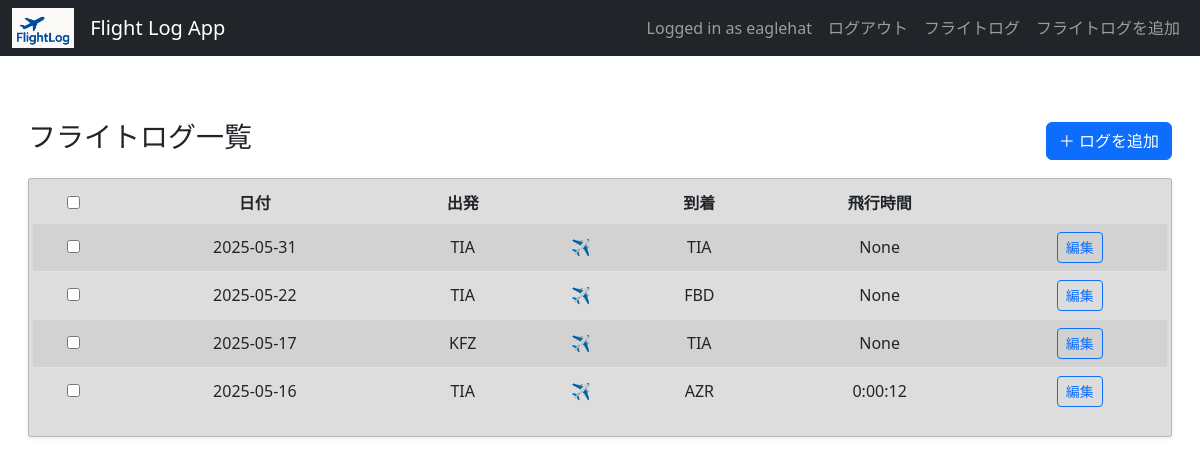
Page / (signed in) on the earlier database version.
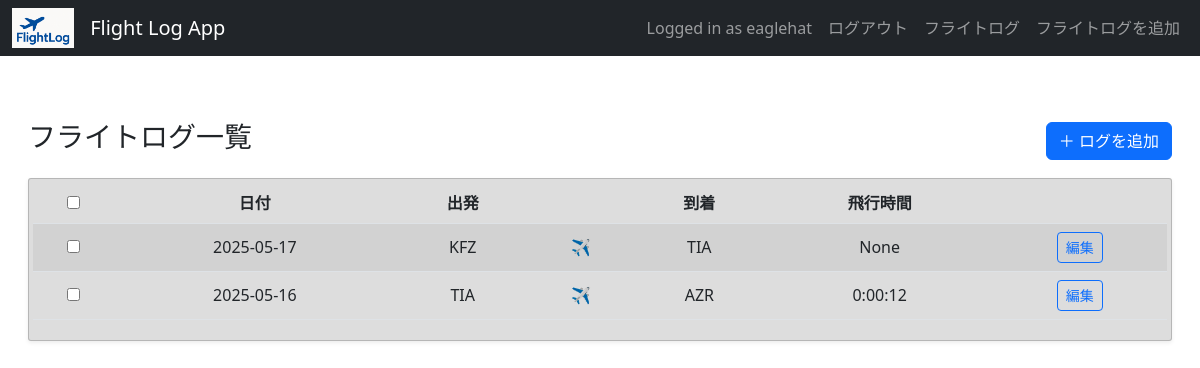
Same page on the later database version.
### flightlog/models.py (models this page shows, shortened)
class FlightLog(models.Model):
    user = models.ForeignKey(User, on_delete=models.CASCADE)
    date = models.DateField()
    departure_country = models.CharField(max_length=100, blank=True)
    departure = models.CharField(max_length=100)
    arrival_country = models.CharField(max_length=100, blank=True)
    arrival = models.CharField(max_length=100)
    aircraft_type = models.CharField(max_length=50)
    aircraft_reg = models.CharField(max_length=20, blank=True)
    notes = models.TextField(blank=True)
    image = models.ImageField(upload_to='flight_images/', blank=True, null=True)
    airline = models.CharField(max_length=50, blank=True)  # 航空会社
    flight_number = models.CharField(max_length=20, blank=True)  # 便名
    seat_class = models.CharField(max_length=20, blank=True)  # クラス (例: Economy)
    seat_number = models.CharField(max_length=10, blank=True)  # 座席番号
    departure_gate = models.CharField(max_length=10, blank=True)
    departure_spot = models.CharField(max_length=10, blank=True)
    arrival_gate = models.CharField(max_length=10, blank=True)
    arrival_spot = models.CharField(max_length=10, blank=True)
    scheduled_departure = models.DateTimeField(blank=True, null=True)
    scheduled_arrival = models.DateTimeField(blank=True, null=True)
    actual_departure = models.DateTimeField(blank=True, null=True)
    actual_arrival = models.DateTimeField(blank=True, null=True)
    takeoff_time = models.DateTimeField(blank=True, null=True)
    landing_time = models.DateTimeField(blank=True, null=True)
    takeoff_runway = models.CharField(max_length=10, blank=True)
    landing_runway = models.CharField(max_length=10, blank=True)
    flight_level = models.IntegerField(null=True, blank=True)
    total_time = models.DurationField(null=True, blank=True)
    flight_miles = models.IntegerField(null=True, blank=True)

### flightlog/views.py (the view)
# urls.py: path('', views.log_list, name='log_list'),
@login_required
def log_list(request):
    logs = FlightLog.objects.filter(user=request.user).order_by('-date')
    return render(request, 'flightlog/log_list.html', {'logs': logs})

### flightlog/templatetags/custom_filters.py (called while the page is built)
@register.filter(name='extract_iata')
def extract_iata(value):
    if value:
        parts = value.split('/')
        if parts:
            return parts[0]
    return value  # 返す値がない場合、そのまま返す

### flightlog/templates/flightlog/log_list.html (shortened to what this page needs)
{% extends 'base.html' %}
{% load custom_filters %}
{% block content %}
<div class="container-fluid mt-5 p-3">
  <div class="d-flex justify-content-between align-items-center mb-3">
    <h2 class="fs-3">フライトログ一覧</h2>
    <a href="{% url 'add_log' %}" class="btn btn-primary fs-6">＋ ログを追加</a>
  </div>
  <form method="post" action="{% url 'delete_logs' %}" id="log-form">
    <div class="card shadow-sm">
      <div class="card-body p-1">
        <div class="table-responsive">
          <table class="table table-striped table-hover align-middle">
            <thead class="thead-light">
              <tr>
                <th class="text-center">
                  <input type="checkbox" id="select-all">
                </th>
                <th class="text-center text-nowrap">日付</th>
                <th class="text-center text-nowrap">出発</th>
                <th class="text-center text-nowrap"></th>
                <th class="text-center text-nowrap">到着</th>
                <th class="text-center text-nowrap">飛行時間</th>
                <th class="text-center text-nowrap"></th>
              </tr>
            </thead>
            <tbody>
              {% for log in logs %}
              <tr onclick="location.href='{% url 'flight_log_detail' log.pk %}'" style="cursor: pointer;">
                <td class="text-center">
                  <input type="checkbox" name="selected_logs" value="{{ log.id }}" class="log-checkbox">
                </td>
                <td class="text-center text-nowrap">{{ log.date|date:"Y-m-d" }}</td>
                <td class="text-center text-nowrap">{{ log.departure|extract_iata }}</td>
                <td class="text-center text-nowrap">✈</td>
                <td class="text-center text-nowrap">{{ log.arrival|extract_iata }}</td>
                <td class="text-center text-nowrap">{{ log.total_time }}</td>
                <td class="text-center">
                  <a class="text-center text-nowrap btn btn-sm btn-outline-primary" href="{% url 'edit_log' log.id %}" class="btn btn-sm btn-outline-primary">編集</a>
                </td>
              </tr>
              {% empty %}
              <tr>
                <td colspan="7" class="text-center">フライトログはまだ登録されていません。</td>
              </tr>
              {% endfor %}
            </tbody>
          </table>
        </div>
      </div>
    </div>
  </form>
</div>
{% endblock %}

Differences in the rows shown:
removed FlightLog: date "2025-05-31", departure|extract_iata "TIA", arrival|extract_iata "TIA", total_time "None"
removed FlightLog: date "2025-05-22", departure|extract_iata "TIA", arrival|extract_iata "FBD", total_time "None"
